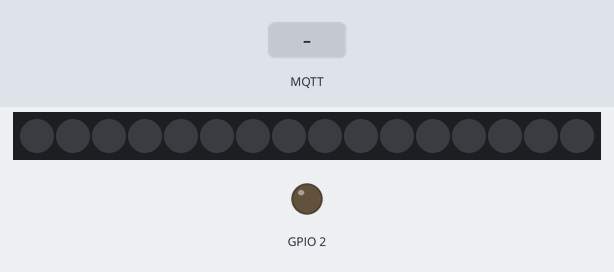
Simulated run of this sketch. Board: ESP8266 (NodeMCU). Parts: 16 RGB LEDs in strip order, left to right, output pins drawn as LEDs (lit = HIGH). The inputs (shaded band) are chosen by the test bench. Dim RGB values are drawn brighter than linear; WiFi joins after 1.5 s; servers stay silent unless stated; no MQTT or app messages arrive unless stated; what the sketch prints to the serial monitor is not drawn.

Above: at 2.7 s.
2.8 s: MQTT message "led1/r" arrives on the second subscribed topic
At 3.2 s:
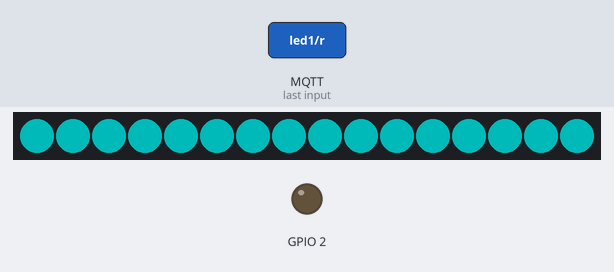
4.3 s: MQTT message "1" arrives on the third subscribed topic
At 5.5 s:
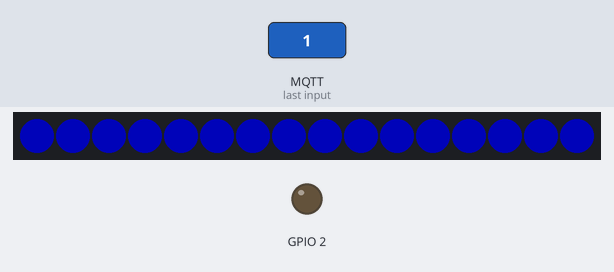
5.8 s: MQTT message "led1/r" arrives on the first subscribed topic
At 6.3 s:
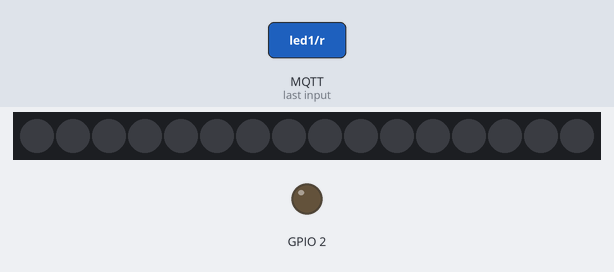
7.3 s: MQTT message "1" arrives on the first subscribed topic
At 7.8 s:
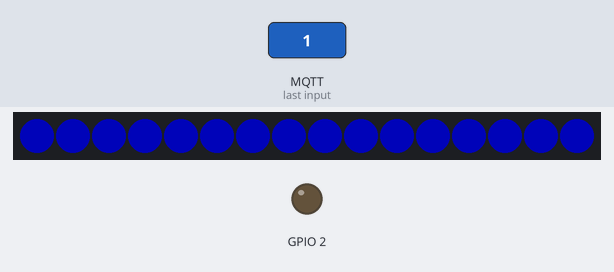
Timing chart, 0 to 9.8 s (numbered marks = the images above; inputs shaded):
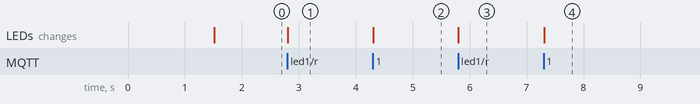

The sketch:

mqtt-Ledstreifen.ino
```cpp
#include <ESP8266WiFi.h>
#include <PubSubClient.h>

#include <Adafruit_NeoPixel.h>
#ifdef __AVR__
 #include <avr/power.h> // Required for 16 MHz Adafruit Trinket
#endif

#define PIN 12
#define NUMPIXELS 16

Adafruit_NeoPixel pixels(NUMPIXELS, PIN, NEO_GRB + NEO_KHZ800);
#define DELAYVAL 500 // Time (in milliseconds) to pause between pixels

// Update these with values suitable for your network.

const char* ssid = ".........";
const char* password = "............";
const char* mqtt_server = "34.107.25.251";
String clientId = "Led-Streifen";
int portNum = 1999;

WiFiClient espClient;
PubSubClient client(espClient);
long lastMsg = 0;
char msg[50];
int value = 0;
int rgb[3]={70,70,70};


void updateLedColor(){
    //farbe anhand der bekommen werde verandern
    for(int i=0; i<NUMPIXELS; i++) {
      pixels.setPixelColor(i, pixels.Color(rgb[0],rgb[1],rgb[2]));
      pixels.show();
    }
}


void setup_wifi() {
  delay(10);
  // We start by connecting to a WiFi network
  Serial.println();
  Serial.print("Connecting to ");
  Serial.println(ssid);

  WiFi.begin(ssid, password);

  while (WiFi.status() != WL_CONNECTED) {
    delay(500);
    Serial.print(".");
  }

  randomSeed(micros());

  Serial.println("");
  Serial.println("WiFi connected");
  Serial.println("IP address: ");
  Serial.println(WiFi.localIP());
}

//wird aufgerufen wenn eine neue nachricht auf den gesubten topics kommt
void callback(char* topic, byte* payload, unsigned int length) {
  //Serial.print("Message arrived [");
  //Serial.print(topic);
  //Serial.print("] ");


//zum parsen der Farben
  if (strcmp(topic,"led1/r")==0){
    String value="";
    for (int i = 0; i < length; i++) {
      value+=(char)payload[i];
    }
    Serial.println(value.toInt());
    rgb[0]=value.toInt();
    updateLedColor();

  }
  else if(strcmp(topic,"led1/g")==0){
    String value="";
    for (int i = 0; i < length; i++) {
      value+=(char)payload[i];
    }
    Serial.println(value.toInt());
    rgb[1]=value.toInt();
    updateLedColor();
  }

  else if(strcmp(topic,"led1/b")==0){
    String value="";
    for (int i = 0; i < length; i++) {
      value+=(char)payload[i];
    }
    Serial.println(value.toInt());
    rgb[2]=value.toInt();
    updateLedColor();
  }

  //Die Ledstreifen an/aus schalten
  else if (strcmp(topic,"led1/state")== 0) {
    if((char)payload[0] == '1'){
       for(int i=0; i<NUMPIXELS; i++) { // For each pixel...
        // pixels.Color() takes RGB values, from 0,0,0 up to 255,255,255
        pixels.setPixelColor(i, pixels.Color(rgb[0],rgb[1],rgb[2]));
        pixels.show();   // Send the updated pixel colors to the hardware.
       }
    }else{
      pixels.clear();
      pixels.show();
    }
  }

}

void reconnect() {
  // Loop until we're reconnected
  while (!client.connected()) {
    Serial.print("Attempting MQTT connection...");
    // Create a random client ID
    //String clientId = "ESP8266Client-";
    //clientId += String(random(0xffff), HEX);
    // Attempt to connect
    if (client.connect(clientId.c_str())) {
      Serial.println("connected");
      // Once connected, publish an announcement...
      //client.publish("outTopic", "hello world");
      // ... and resubscribe
      client.subscribe("led1/state");
      client.subscribe("led1/r");
      client.subscribe("led1/g");
      client.subscribe("led1/b");
    } else {
      Serial.print("failed, rc=");
      Serial.print(client.state());
      Serial.println(" try again in 5 seconds");
      // Wait 5 seconds before retrying
      delay(5000);
    }
  }
}

void setup() {
  pinMode(BUILTIN_LED, OUTPUT);     // Initialize the BUILTIN_LED pin as an output
  Serial.begin(115200);
  setup_wifi();
  client.setServer(mqtt_server, portNum);
  client.setCallback(callback);
  pixels.begin();
}

void loop() {

  if (!client.connected()) {
    reconnect();
  }
  client.loop();

  long now = millis();
  if (now - lastMsg > 2000) {
    lastMsg = now;
    ++value;
    snprintf (msg, 50, "hello world #%ld", value);
    //Serial.print("Publish message: ");
    //Serial.println(msg);
  }
}
```

Measured:
- after the input at 2.8 s, the LEDs: change at once (image 1)
- after the input at 4.3 s, the LEDs: change at once (image 2)
- after the input at 5.8 s, the LEDs: change at once (image 3)
- after the input at 7.3 s, the LEDs: change at once (image 4)
